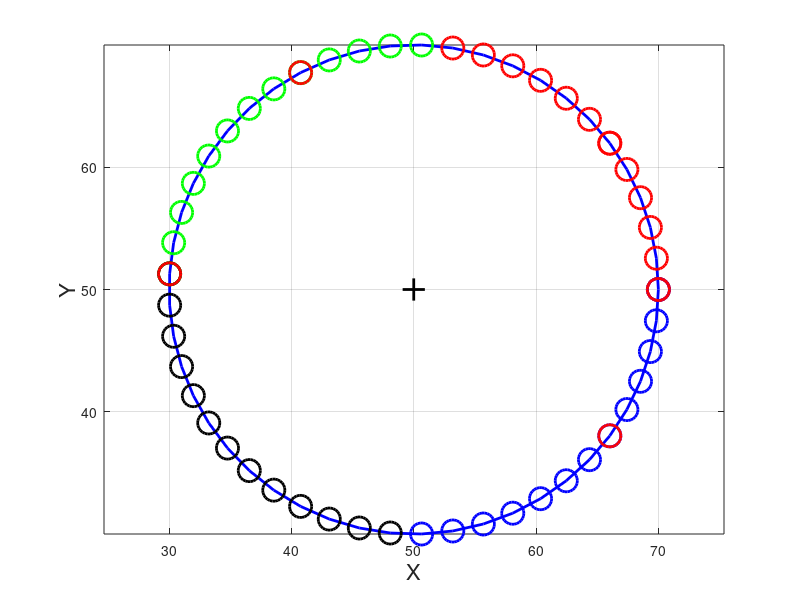

Reproduce this figure in MATLAB.
function[] = pointsOnCircle()


% Plot a circle.
angles = linspace(0, 2*pi, 50); % 720 is the total number of points
radius = 20;
xCenter = 50;
yCenter = 50;

x = radius * cos(angles) + xCenter; 
y = radius * sin(angles) + yCenter;
% Plot circle.
plot(x, y, 'b-', 'LineWidth', 2);
% Plot center.
hold on;
plot(xCenter, yCenter, 'k+', 'LineWidth', 2, 'MarkerSize', 16);
grid on;
axis equal;
xlabel('X', 'FontSize', 16);
ylabel('Y', 'FontSize', 16);

% Now chose points in quads 
len = length(x);
X1 = x(1:len/4); 
Y1 = y(1:len/4);
X2 = x(len/4:len/2); 
Y2 = y(len/4:len/2) ;
X3 = x(len/2:len/1.3333); 
Y3 = y(len/2:len/1.3333) ;
X4 = x(len/1.3333:len); 
Y4 = y(len/1.3333:len) ;

plot(X1, Y1, 'ro', 'LineWidth', 2, 'MarkerSize', 16);% s1 = 5; % Number of random points to get.
plot(X2, Y2, 'go', 'LineWidth', 2, 'MarkerSize', 16);% s1 = 5; % Number of random points to get.
plot(X3, Y3, 'ko', 'LineWidth', 2, 'MarkerSize', 16);% s1 = 5; % Number of random points to get.
plot(X4, Y4, 'bo', 'LineWidth', 2, 'MarkerSize', 16);% s1 = 5; % Number of random points to get.

% choose random points on circle
s1 = 5; % Number of random points to get.
randomIndexes = randperm(length(angles), s1);
xRandom = x(randomIndexes);
yRandom = y(randomIndexes);
plot(xRandom, yRandom, 'ro', 'LineWidth', 2, 'MarkerSize', 16);
